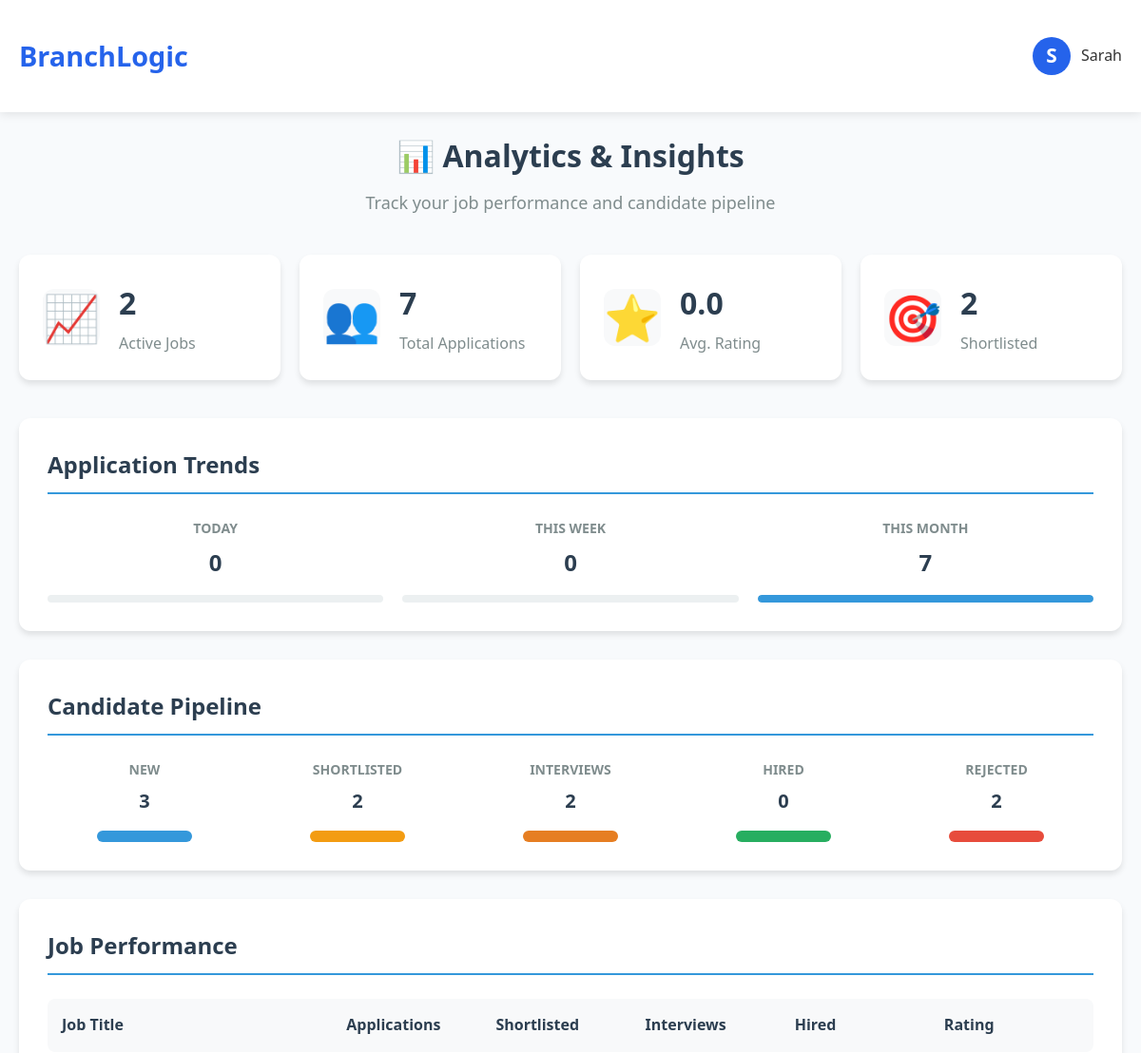
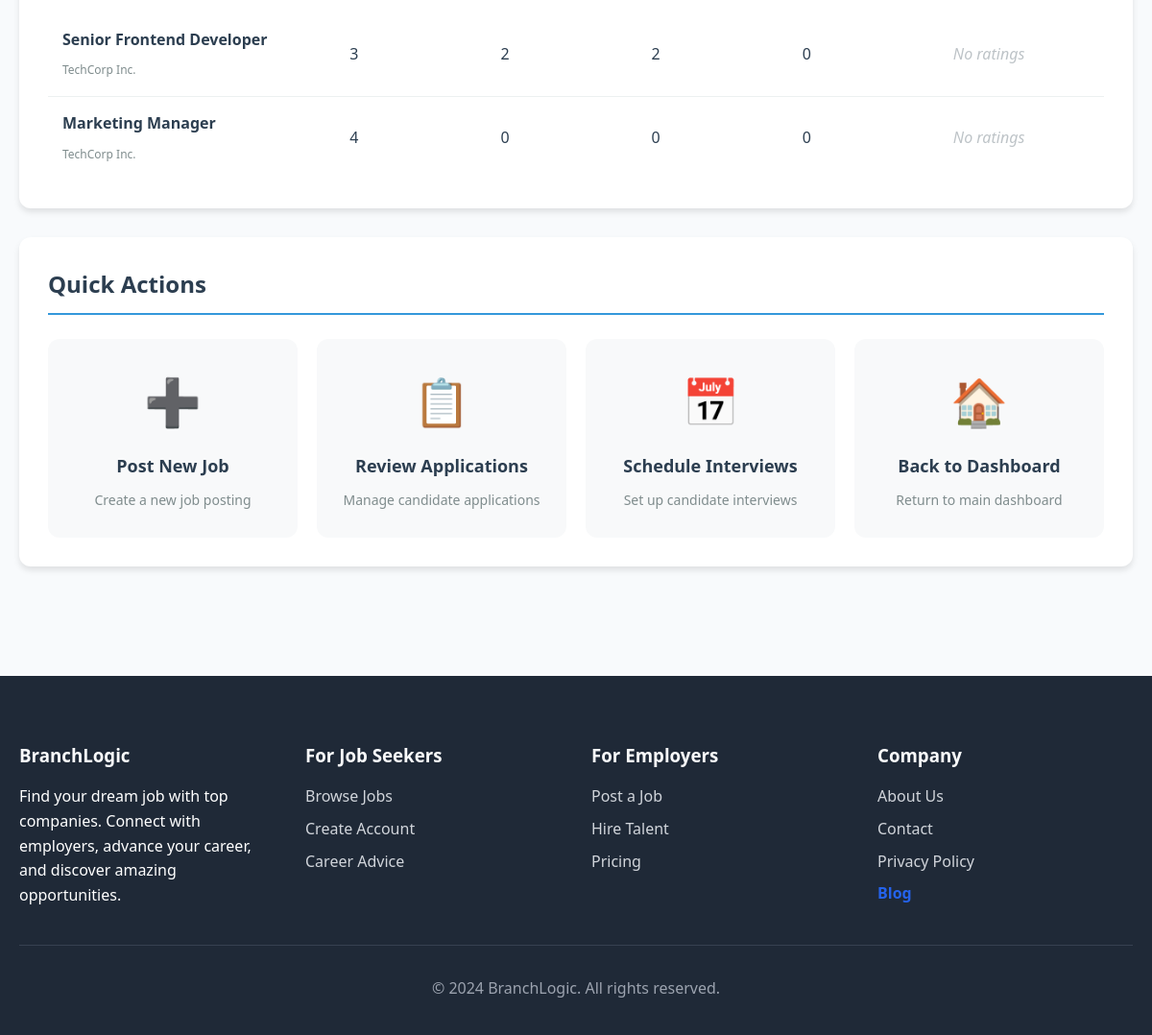
The app's page /analytics (signed in) with its own data (2 pictures, top to bottom).
### app.py (models this page shows)
class User(UserMixin, db.Model):
    id = db.Column(db.Integer, primary_key=True)
    email = db.Column(db.String(120), unique=True, nullable=False)
    password_hash = db.Column(db.String(200), nullable=False)
    display_name = db.Column(db.String(100), nullable=False)
    first_name = db.Column(db.String(50), nullable=False)
    last_name = db.Column(db.String(50), nullable=False)
    role = db.Column(db.String(20), nullable=False, default='jobseeker')
    profile_complete = db.Column(db.Boolean, default=False)
    avatar = db.Column(db.String(200))
    bio = db.Column(db.Text)
    skills = db.Column(db.Text)
    experience = db.Column(db.Text)
    education = db.Column(db.Text)
    location = db.Column(db.String(100))
    website = db.Column(db.String(200))
    linkedin = db.Column(db.String(200))
    github = db.Column(db.String(200))
    created_at = db.Column(db.DateTime, default=datetime.utcnow)
    updated_at = db.Column(db.DateTime, default=datetime.utcnow, onupdate=datetime.utcnow)

class Job(db.Model):
    id = db.Column(db.Integer, primary_key=True)
    title = db.Column(db.String(200), nullable=False)
    company = db.Column(db.String(200), nullable=False)
    location = db.Column(db.String(200), nullable=False)
    job_type = db.Column(db.String(50), nullable=False)
    remote = db.Column(db.Boolean, default=False)
    salary = db.Column(db.String(100))
    tags = db.Column(db.Text)
    urgent = db.Column(db.Boolean, default=False)
    logo = db.Column(db.String(200))
    description = db.Column(db.Text)
    requirements = db.Column(db.Text)
    benefits = db.Column(db.Text)
    category = db.Column(db.String(100))
    employer_id = db.Column(db.Integer, db.ForeignKey('user.id'), nullable=False)
    employer_email = db.Column(db.String(200), nullable=False)
    status = db.Column(db.String(20), default='active')
    applications_count = db.Column(db.Integer, default=0)
    application_deadline = db.Column(db.DateTime)
    posted_at = db.Column(db.DateTime, default=datetime.utcnow)
    created_at = db.Column(db.DateTime, default=datetime.utcnow)
    updated_at = db.Column(db.DateTime, default=datetime.utcnow, onupdate=datetime.utcnow)

### app.py (the view)
@app.route('/analytics')
@login_required
def analytics():
    if current_user.role != 'employer':
        flash('Access denied', 'error')
        return redirect(url_for('dashboard'))
    jobs = Job.query.filter_by(employer_id=current_user.id).all()
    analytics_data = {
        'total_jobs': len(jobs),
        'total_applications': 0,
        'applications_today': 0,
        'applications_this_week': 0,
        'applications_this_month': 0,
        'shortlisted_count': 0,
        'interview_count': 0,
        'hired_count': 0,
        'rejected_count': 0,
        'average_rating': 0.0,
        'job_stats': []
    }
    from datetime import datetime, timedelta
    today = datetime.now().date()
    week_ago = today - timedelta(days=7)
    month_ago = today - timedelta(days=30)
    for job in jobs:
        job_applications = Application.query.filter_by(job_id=job.id).all()
        total_apps = len(job_applications)
        today_apps = sum(1 for app in job_applications if app.applied_at.date() == today)
        week_apps = sum(1 for app in job_applications if app.applied_at.date() >= week_ago)
        month_apps = sum(1 for app in job_applications if app.applied_at.date() >= month_ago)
        shortlisted = sum(1 for app in job_applications if app.status == 'shortlisted')
        interviews = sum(1 for app in job_applications if app.status == 'shortlisted')
        hired = sum(1 for app in job_applications if app.status == 'hired')
        rejected = sum(1 for app in job_applications if app.status == 'rejected')
        ratings = [app.rating for app in job_applications if app.rating]
        avg_rating = sum(ratings) / len(ratings) if ratings else 0
        job_stats = {
            'job_title': job.title,
            'company': job.company,
            'total_applications': total_apps,
            'applications_today': today_apps,
            'applications_this_week': week_apps,
            'applications_this_month': month_apps,
            'shortlisted_count': shortlisted,
            'interview_count': interviews,
            'hired_count': hired,
            'rejected_count': rejected,
            'average_rating': round(avg_rating, 1)
        }
        analytics_data['job_stats'].append(job_stats)
        analytics_data['total_applications'] += total_apps
        analytics_data['applications_today'] += today_apps
        analytics_data['applications_this_week'] += week_apps
        analytics_data['applications_this_month'] += month_apps
        analytics_data['shortlisted_count'] += shortlisted
        analytics_data['interview_count'] += interviews
        analytics_data['hired_count'] += hired
        analytics_data['rejected_count'] += rejected
    all_ratings = [app.rating for app in Application.query.join(Job).filter(Job.employer_id == current_user.id) if app.rating]
    if all_ratings:
        analytics_data['average_rating'] = round(sum(all_ratings) / len(all_ratings), 1)
    analytics_data['total_applications_or_1'] = max(analytics_data['total_applications'], 1)
    analytics_data['total_applications_or_1_week'] = max(analytics_data['total_applications'], 1)
    analytics_data['total_applications_or_1_month'] = max(analytics_data['total_applications'], 1)
    return render_template('analytics.html', analytics=analytics_data)

### app.py (called while the page is built)
@login_manager.user_loader
def load_user(user_id):
    return User.query.get(int(user_id))

### templates/analytics.html (shortened to what this page needs)
{% extends "base.html" %}
{% block content %}
<div class="container">
    <div class="header">
        <h1>📊 Analytics & Insights</h1>
        <p>Track your job performance and candidate pipeline</p>
    </div>
    <div class="stats-overview">
        <div class="stat-card">
            <div class="stat-icon">📈</div>
            <div class="stat-content">
                <h3>{{ analytics.total_jobs }}</h3>
                <p>Active Jobs</p>
            </div>
        </div>
        <div class="stat-card">
            <div class="stat-icon">👥</div>
            <div class="stat-content">
                <h3>{{ analytics.total_applications }}</h3>
                <p>Total Applications</p>
            </div>
        </div>
        <div class="stat-card">
            <div class="stat-icon">⭐</div>
            <div class="stat-content">
                <h3>{{ analytics.average_rating }}</h3>
                <p>Avg. Rating</p>
            </div>
        </div>
        <div class="stat-card">
            <div class="stat-icon">🎯</div>
            <div class="stat-content">
                <h3>{{ analytics.shortlisted_count }}</h3>
                <p>Shortlisted</p>
            </div>
        </div>
    </div>
    <div class="trends-section">
        <h2>Application Trends</h2>
        <div class="trends-grid">
            <div class="trend-card">
                <div class="trend-header">
                    <h4>Today</h4>
                    <span class="trend-number">{{ analytics.applications_today }}</span>
                </div>
                <div class="trend-bar">
                </div>
            </div>
            <div class="trend-card">
                <div class="trend-header">
                    <h4>This Week</h4>
                    <span class="trend-number">{{ analytics.applications_this_week }}</span>
                </div>
                <div class="trend-bar">
                </div>
            </div>
            <div class="trend-card">
                <div class="trend-header">
                    <h4>This Month</h4>
                    <span class="trend-number">{{ analytics.applications_this_month }}</span>
                </div>
                <div class="trend-bar">
                    <div class="trend-fill" style="width: {{ (analytics.applications_this_month / analytics.total_applications_or_1_month) * 100 }}%"></div>
                </div>
            </div>
        </div>
    </div>
    <div class="pipeline-section">
        <h2>Candidate Pipeline</h2>
        <div class="pipeline-grid">
            <div class="pipeline-stage">
                <div class="stage-header">
                    <h4>New</h4>
                    <span class="stage-count">{{ analytics.total_applications - analytics.shortlisted_count - analytics.rejected_count - analytics.hired_count }}</span>
                </div>
                <div class="stage-bar new"></div>
            </div>
            <div class="pipeline-stage">
                <div class="stage-header">
                    <h4>Shortlisted</h4>
                    <span class="stage-count">{{ analytics.shortlisted_count }}</span>
                </div>
                <div class="stage-bar shortlisted"></div>
            </div>
            <div class="pipeline-stage">
                <div class="stage-header">
                    <h4>Interviews</h4>
                    <span class="stage-count">{{ analytics.interview_count }}</span>
                </div>
                <div class="stage-bar interview"></div>
            </div>
            <div class="pipeline-stage">
                <div class="stage-header">
                    <h4>Hired</h4>
                    <span class="stage-count">{{ analytics.hired_count }}</span>
                </div>
                <div class="stage-bar hired"></div>
            </div>
            <div class="pipeline-stage">
                <div class="stage-header">
                    <h4>Rejected</h4>
                    <span class="stage-count">{{ analytics.rejected_count }}</span>
                </div>
                <div class="stage-bar rejected"></div>
            </div>
        </div>
    </div>
    <div class="job-performance-section">
        <h2>Job Performance</h2>
        {% if analytics.job_stats %}
            <div class="job-stats-table">
                <div class="table-header">
                    <div class="header-cell">Job Title</div>
                    <div class="header-cell">Applications</div>
                    <div class="header-cell">Shortlisted</div>
                    <div class="header-cell">Interviews</div>
                    <div class="header-cell">Hired</div>
                    <div class="header-cell">Rating</div>
                </div>
                {% for job in analytics.job_stats %}
                <div class="table-row">
                    <div class="table-cell job-title">
                        <strong>{{ job.job_title }}</strong>
                        <small>{{ job.company }}</small>
                    </div>
                    <div class="table-cell">{{ job.total_applications }}</div>
                    <div class="table-cell">{{ job.shortlisted_count }}</div>
                    <div class="table-cell">{{ job.interview_count }}</div>
                    <div class="table-cell">{{ job.hired_count }}</div>
                    <div class="table-cell">
                        {% if job.average_rating > 0 %}
                            {% for i in range(job.average_rating|int) %}⭐{% endfor %}
                            <small>({{ job.average_rating }})</small>
                        {% else %}
                            <span class="no-rating">No ratings</span>
                        {% endif %}
                    </div>
                </div>
                {% endfor %}
            </div>
        {% endif %}
    </div>
    <div class="quick-actions">
        <h2>Quick Actions</h2>
        <div class="actions-grid">
            <a href="{{ url_for('post_job') }}" class="action-card">
                <div class="action-icon">➕</div>
                <h4>Post New Job</h4>
                <p>Create a new job posting</p>
            </a>
            <a href="{{ url_for('applications') }}" class="action-card">
                <div class="action-icon">📋</div>
                <h4>Review Applications</h4>
                <p>Manage candidate applications</p>
            </a>
            <a href="{{ url_for('interviews') }}" class="action-card">
                <div class="action-icon">📅</div>
                <h4>Schedule Interviews</h4>
                <p>Set up candidate interviews</p>
            </a>
            <a href="{{ url_for('dashboard') }}" class="action-card">
                <div class="action-icon">🏠</div>
                <h4>Back to Dashboard</h4>
                <p>Return to main dashboard</p>
            </a>
        </div>
    </div>
</div>
{% endblock %}

### templates/base.html (shortened to what this page needs)
<!DOCTYPE html>
<html lang="en">
<head>
</head>
<body>
    <nav class="navbar">
        <div class="container">
            <div class="nav-container" style="justify-content: space-between;">
                <a href="{{ url_for('home') }}" class="logo">BranchLogic</a>
                <div class="profile-dropdown">
                    <div class="profile-avatar">
                        <span class="avatar-circle">{{ current_user.first_name[0] if current_user.is_authenticated else 'U' }}</span>
                        <span class="profile-name">{{ current_user.first_name if current_user.is_authenticated else 'User' }}</span>
                    </div>
                </div>
            </div>
        </div>
    </nav>
    <main>
        {% block content %}{% endblock %}
    </main>
    <footer class="footer">
        <div class="container">
            <div class="footer-content">
                <div class="footer-section">
                    <h3>BranchLogic</h3>
                    <p>Find your dream job with top companies. Connect with employers, advance your career, and discover amazing opportunities.</p>
                </div>
                <div class="footer-section">
                    <h3>For Job Seekers</h3>
                    <a href="{{ url_for('jobs') }}">Browse Jobs</a>
                    <a href="{{ url_for('signup') }}">Create Account</a>
                    <a href="#">Career Advice</a>
                </div>
                <div class="footer-section">
                    <h3>For Employers</h3>
                    <a href="{{ url_for('post_job') }}">Post a Job</a>
                    <a href="{{ url_for('signup') }}">Hire Talent</a>
                    <a href="#">Pricing</a>
                </div>
                <div class="footer-section">
                    <h3>Company</h3>
                    <a href="#">About Us</a>
                    <a href="#">Contact</a>
                    <a href="#">Privacy Policy</a>
                    <a href="{{ url_for('blog') }}" style="color:#2563eb; font-weight:600;">Blog</a>
                </div>
            </div>
            <div class="footer-bottom">
                <p>&copy; 2024 BranchLogic. All rights reserved.</p>
            </div>
        </div>
    </footer>
</body>
</html>

### templates/base.html (style rules this page uses)
.profile-dropdown { position: relative; display: flex; align-items: center; margin-left: 2rem; }
.profile-avatar { display: flex; align-items: center; cursor: pointer; }
.avatar-circle { width: 40px; height: 40px; background: #2563eb; color: #fff; border-radius: 50%; display: flex; align-items: center; justify-content: center; font-size: 1.3rem; font-weight: bold; margin-right: 0.7rem; }
.profile-name { font-weight: 500; color: #333; }
* { margin: 0; padding: 0; box-sizing: border-box; }
body { font-family: 'Segoe UI', Tahoma, Geneva, Verdana, sans-serif; line-height: 1.6; color: #333; background-color: #f8fafc; }
.container { max-width: 1200px; margin: 0 auto; padding: 0 20px; }
.navbar { background: #fff; box-shadow: 0 2px 10px rgba(0,0,0,0.1); position: sticky; top: 0; z-index: 1000; }
.nav-container { display: flex; justify-content: space-between; align-items: center; padding: 1rem 0; }
.logo { font-size: 1.8rem; font-weight: bold; color: #2563eb; text-decoration: none; }
.footer { background: #1f2937; color: white; padding: 3rem 0 1rem; margin-top: 4rem; }
.footer-content { display: grid; grid-template-columns: repeat(auto-fit, minmax(250px, 1fr)); gap: 2rem; margin-bottom: 2rem; }
.footer-section h3 { margin-bottom: 1rem; color: #f9fafb; }
.footer-section a { color: #d1d5db; text-decoration: none; display: block; margin-bottom: 0.5rem; }
.footer-bottom { text-align: center; padding-top: 2rem; border-top: 1px solid #374151; color: #9ca3af; }

### records on screen
User: first_name "S", first_name "Sarah"
Job: job_title "Senior Frontend Developer", company "TechCorp Inc.", total_applications "3", shortlisted_count "2", interview_count "2", hired_count "0"
Job: job_title "Marketing Manager", company "TechCorp Inc.", total_applications "4", shortlisted_count "0", interview_count "0", hired_count "0"

### other values on screen
{{ analytics.total_jobs }} "2"
{{ analytics.total_applications }} "7"
{{ analytics.average_rating }} "0.0"
{{ analytics.shortlisted_count }} "2"
{{ analytics.applications_today }} "0"
{{ analytics.applications_this_week }} "0"
{{ analytics.applications_this_month }} "7"
{{ analytics.interview_count }} "2"
{{ analytics.hired_count }} "0"
{{ analytics.rejected_count }} "2"
